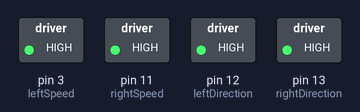
Recording of a sketch running on a simulated Arduino Uno, built with avr-gcc and run on an emulated ATmega328P. Parts: switched loads named in the sketch (green lamp = pin HIGH).

Above: at 0.1 s.
Timing chart, 0 to 1.6 s (numbered marks = the images above):
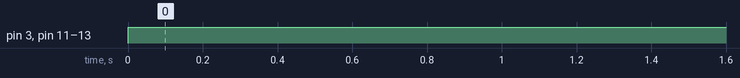

Measured:
- by itself, pin 3 (leftSpeed), pin 11 (rightSpeed), pin 12 (leftDirection), pin 13 (rightDirection): LOW → HIGH at 0.00 s

The sketch:

motor-shield.ino
```cpp
const byte leftDirection = 12;
const byte rightDirection = 13;
const byte leftSpeed = 3;
const byte rightSpeed = 11;

void setup() {
	pinMode(leftDirection, OUTPUT);
	pinMode(rightDirection, OUTPUT);
}

void loop() {
	robotForwards();
}

void robotForwards() {
	digitalWrite(leftDirection, HIGH);
	analogWrite(leftSpeed, 255);
	digitalWrite(rightDirection, HIGH);
	analogWrite(rightSpeed, 255);
}
```
